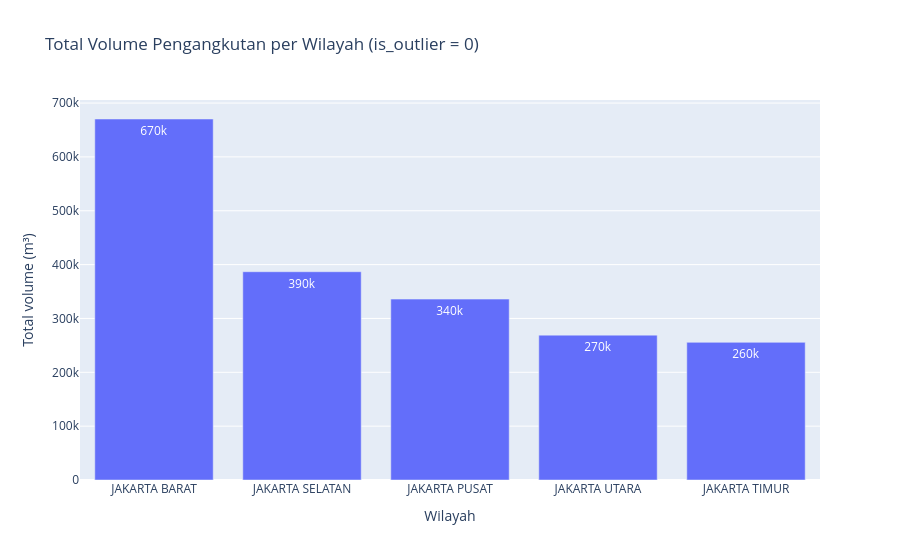
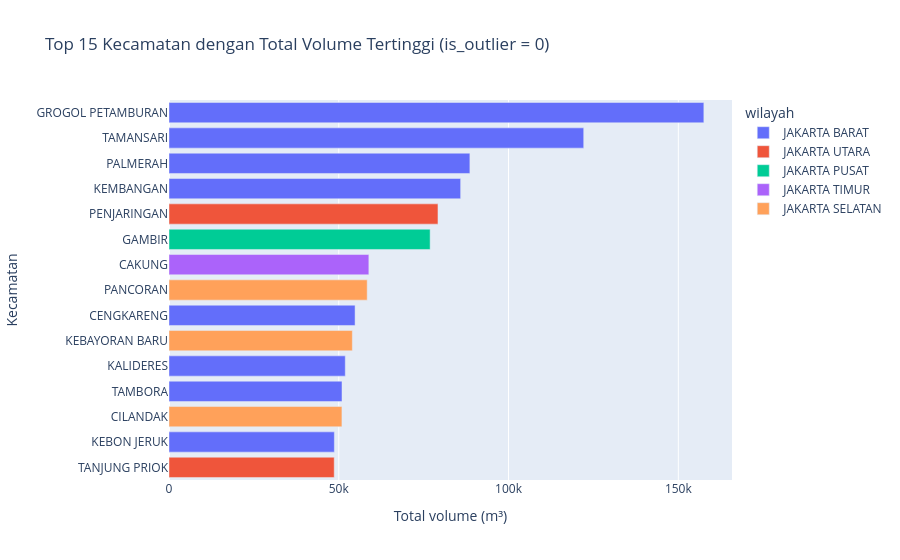
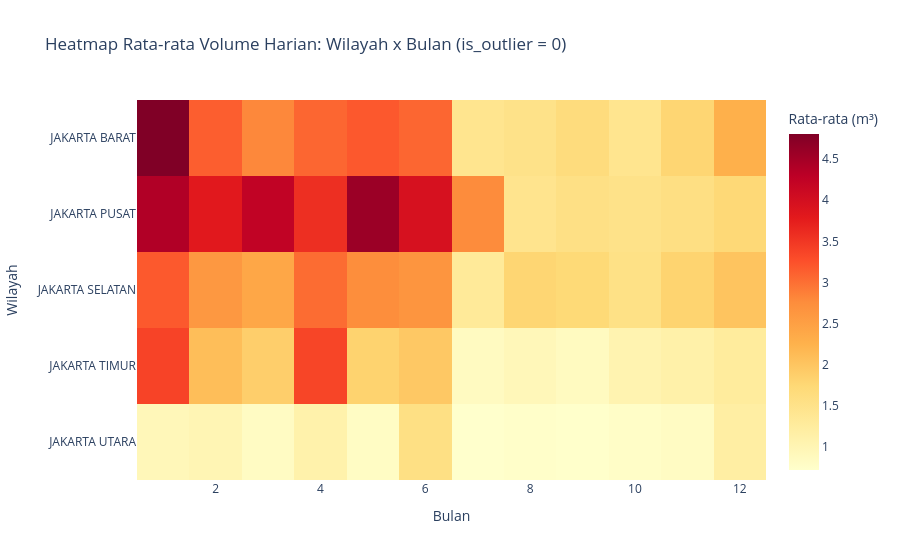
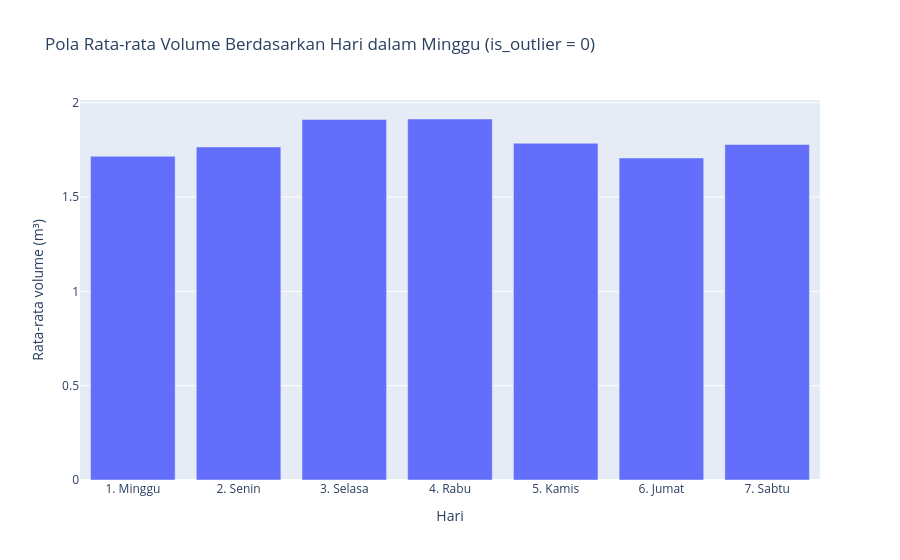

Notebook code cell kept with these figures, in order:
### Markdown cell above
## 2. Pola Wilayah, Kecamatan, Heatmap Bulan x Wilayah, & Hari dalam Minggu

### Code cell
agg_wilayah = (
    df_normal.groupBy("wilayah")
    .agg(
        F.sum("volume_sampah_perhari").alias("total_volume"),
        F.mean("volume_sampah_perhari").alias("rata_volume"),
        F.countDistinct("titik_lokasi").alias("jumlah_titik"),
    )
    .orderBy(F.desc("total_volume"))
    .toPandas()
)
display(agg_wilayah)

fig_wilayah = px.bar(
    agg_wilayah,
    x="wilayah",
    y="total_volume",
    text_auto=".2s",
    title="Total Volume Pengangkutan per Wilayah (is_outlier = 0)",
    labels={"wilayah": "Wilayah", "total_volume": "Total volume (m³)"},
)
simpan_figure(fig_wilayah, "step5_volume_per_wilayah")

agg_kecamatan = (
    df_normal.groupBy("wilayah", "kecamatan")
    .agg(
        F.sum("volume_sampah_perhari").alias("total_volume"),
        F.mean("volume_sampah_perhari").alias("rata_volume"),
    )
    .orderBy(F.desc("total_volume"))
    .limit(15)
    .toPandas()
)
fig_kec = px.bar(
    agg_kecamatan,
    x="total_volume",
    y="kecamatan",
    color="wilayah",
    orientation="h",
    title="Top 15 Kecamatan dengan Total Volume Tertinggi (is_outlier = 0)",
    labels={"total_volume": "Total volume (m³)", "kecamatan": "Kecamatan"},
)
fig_kec.update_layout(yaxis={"categoryorder": "total ascending"})
simpan_figure(fig_kec, "step5_top15_kecamatan")

heatmap_df = (
    df_normal.groupBy("wilayah", "bulan")
    .agg(F.mean("volume_sampah_perhari").alias("rata_volume"))
    .toPandas()
    .pivot(index="wilayah", columns="bulan", values="rata_volume")
    .fillna(0.0)
)
fig_heatmap = px.imshow(
    heatmap_df,
    aspect="auto",
    color_continuous_scale="YlOrRd",
    title="Heatmap Rata-rata Volume Harian: Wilayah x Bulan (is_outlier = 0)",
    labels={"x": "Bulan", "y": "Wilayah", "color": "Rata-rata (m³)"},
)
simpan_figure(fig_heatmap, "step5_heatmap_bulan_wilayah")

# Pola hari dalam minggu (Spark dayofweek: 1=Minggu .. 7=Sabtu)
nama_hari = {
    1: "1. Minggu",
    2: "2. Senin",
    3: "3. Selasa",
    4: "4. Rabu",
    5: "5. Kamis",
    6: "6. Jumat",
    7: "7. Sabtu",
}
pola_hari = (
    df_normal.groupBy("hari_dalam_minggu")
    .agg(
        F.mean("volume_sampah_perhari").alias("rata_volume"),
        F.sum("volume_sampah_perhari").alias("total_volume"),
        F.count("*").alias("n"),
    )
    .orderBy("hari_dalam_minggu")
    .toPandas()
)
pola_hari["hari"] = pola_hari["hari_dalam_minggu"].map(nama_hari)
display(pola_hari)

fig_hari = px.bar(
    pola_hari,
    x="hari",
    y="rata_volume",
    title="Pola Rata-rata Volume Berdasarkan Hari dalam Minggu (is_outlier = 0)",
    labels={"hari": "Hari", "rata_volume": "Rata-rata volume (m³)"},
)
simpan_figure(fig_hari, "step5_pola_hari_minggu")

# Perbandingan musim hujan (Okt-Apr) vs kemarau (Mei-Sep)
pola_musim = (
    df_normal.groupBy("is_musim_hujan")
    .agg(
        F.count("*").alias("n"),
        F.mean("volume_sampah_perhari").alias("rata_volume"),
        F.sum("volume_sampah_perhari").alias("total_volume"),
    )
    .toPandas()
)
pola_musim["musim"] = pola_musim["is_musim_hujan"].map(
    {1: "Musim Hujan (Okt-Apr)", 0: "Musim Kemarau (Mei-Sep)"}
)
display(pola_musim)

### Figure 1 — Plotly figure (JSON) as saved in the notebook; plotly's stock layout.template omitted (floating-point values rounded to 4 significant figures)
{"data": [{"alignmentgroup": "True", "hovertemplate": "Wilayah=%{x}<br>Total volume (m³)=%{y}<extra></extra>", "legendgroup": "", "marker": {"color": "#636efa", "pattern": {"shape": ""}}, "name": "", "offsetgroup": "", "orientation": "v", "showlegend": false, "textposition": "auto", "texttemplate": "%{y:.2s}", "type": "bar", "x": ["JAKARTA BARAT", "JAKARTA SELATAN", "JAKARTA PUSAT", "JAKARTA UTARA", "JAKARTA TIMUR"], "xaxis": "x", "y": [670400.0, 386800.0, 335900.0, 269000.0, 255600.0], "yaxis": "y"}], "layout": {"barmode": "relative", "legend": {"tracegroupgap": 0}, "title": {"text": "Total Volume Pengangkutan per Wilayah (is_outlier = 0)"}, "xaxis": {"anchor": "y", "domain": [0.0, 1.0], "title": {"text": "Wilayah"}}, "yaxis": {"anchor": "x", "domain": [0.0, 1.0], "title": {"text": "Total volume (m³)"}}}}

### Figure 2 — Plotly figure (JSON) as saved in the notebook; plotly's stock layout.template omitted (floating-point values rounded to 4 significant figures)
{"data": [{"alignmentgroup": "True", "hovertemplate": "wilayah=JAKARTA BARAT<br>Total volume (m³)=%{x}<br>Kecamatan=%{y}<extra></extra>", "legendgroup": "JAKARTA BARAT", "marker": {"color": "#636efa", "pattern": {"shape": ""}}, "name": "JAKARTA BARAT", "offsetgroup": "JAKARTA BARAT", "orientation": "h", "showlegend": true, "textposition": "auto", "type": "bar", "x": [157500.0, 122100.0, 88610.0, 85890.0, 54800.0, 51920.0, 50950.0, 48700.0], "xaxis": "x", "y": ["GROGOL PETAMBURAN", "TAMANSARI", "PALMERAH", "KEMBANGAN", "CENGKARENG", "KALIDERES", "TAMBORA", "KEBON JERUK"], "yaxis": "y"}, {"alignmentgroup": "True", "hovertemplate": "wilayah=JAKARTA UTARA<br>Total volume (m³)=%{x}<br>Kecamatan=%{y}<extra></extra>", "legendgroup": "JAKARTA UTARA", "marker": {"color": "#EF553B", "pattern": {"shape": ""}}, "name": "JAKARTA UTARA", "offsetgroup": "JAKARTA UTARA", "orientation": "h", "showlegend": true, "textposition": "auto", "type": "bar", "x": [79220.0, 48660.0], "xaxis": "x", "y": ["PENJARINGAN", "TANJUNG PRIOK"], "yaxis": "y"}, {"alignmentgroup": "True", "hovertemplate": "wilayah=JAKARTA PUSAT<br>Total volume (m³)=%{x}<br>Kecamatan=%{y}<extra></extra>", "legendgroup": "JAKARTA PUSAT", "marker": {"color": "#00cc96", "pattern": {"shape": ""}}, "name": "JAKARTA PUSAT", "offsetgroup": "JAKARTA PUSAT", "orientation": "h", "showlegend": true, "textposition": "auto", "type": "bar", "x": [76910.0], "xaxis": "x", "y": ["GAMBIR"], "yaxis": "y"}, {"alignmentgroup": "True", "hovertemplate": "wilayah=JAKARTA TIMUR<br>Total volume (m³)=%{x}<br>Kecamatan=%{y}<extra></extra>", "legendgroup": "JAKARTA TIMUR", "marker": {"color": "#ab63fa", "pattern": {"shape": ""}}, "name": "JAKARTA TIMUR", "offsetgroup": "JAKARTA TIMUR", "orientation": "h", "showlegend": true, "textposition": "auto", "type": "bar", "x": [58860.0], "xaxis": "x", "y": ["CAKUNG"], "yaxis": "y"}, {"alignmentgroup": "True", "hovertemplate": "wilayah=JAKARTA SELATAN<br>Total volume (m³)=%{x}<br>Kecamatan=%{y}<extra></extra>", "legendgroup": "JAKARTA SELATAN", "marker": {"color": "#FFA15A", "pattern": {"shape": ""}}, "name": "JAKARTA SELATAN", "offsetgroup": "JAKARTA SELATAN", "orientation": "h", "showlegend": true, "textposition": "auto", "type": "bar", "x": [58370.0, 54000.0, 50930.0], "xaxis": "x", "y": ["PANCORAN", "KEBAYORAN BARU", "CILANDAK"], "yaxis": "y"}], "layout": {"barmode": "relative", "legend": {"title": {"text": "wilayah"}, "tracegroupgap": 0}, "title": {"text": "Top 15 Kecamatan dengan Total Volume Tertinggi (is_outlier = 0)"}, "xaxis": {"anchor": "y", "domain": [0.0, 1.0], "title": {"text": "Total volume (m³)"}}, "yaxis": {"anchor": "x", "categoryorder": "total ascending", "domain": [0.0, 1.0], "title": {"text": "Kecamatan"}}}}

### Figure 3 — Plotly figure (JSON) as saved in the notebook; plotly's stock layout.template omitted (floating-point values rounded to 4 significant figures)
{"data": [{"coloraxis": "coloraxis", "hovertemplate": "Bulan: %{x}<br>Wilayah: %{y}<br>Rata-rata (m³): %{z}<extra></extra>", "name": "0", "type": "heatmap", "x": [1, 2, 3, 4, 5, 6, 7, 8, 9, 10, 11, 12], "xaxis": "x", "y": ["JAKARTA BARAT", "JAKARTA PUSAT", "JAKARTA SELATAN", "JAKARTA TIMUR", "JAKARTA UTARA"], "yaxis": "y", "z": [[4.807, 3.142, 2.799, 3.08, 3.191, 3.077, 1.43, 1.503, 1.653, 1.439, 1.775, 2.274], [4.393, 3.816, 4.242, 3.582, 4.578, 3.959, 2.766, 1.448, 1.555, 1.514, 1.577, 1.728], [3.184, 2.613, 2.401, 3.033, 2.754, 2.654, 1.309, 1.78, 1.725, 1.547, 1.81, 2.017], [3.377, 2.094, 1.879, 3.366, 1.82, 1.96, 0.8461, 0.9414, 0.8577, 1.048, 1.121, 1.26], [0.9408, 0.9961, 0.8242, 1.099, 0.8085, 1.564, 0.717, 0.7493, 0.7244, 0.7726, 0.8194, 1.194]]}], "layout": {"coloraxis": {"colorbar": {"title": {"text": "Rata-rata (m³)"}}, "colorscale": [[0.0, "rgb(255,255,204)"], [0.125, "rgb(255,237,160)"], [0.25, "rgb(254,217,118)"], [0.375, "rgb(254,178,76)"], [0.5, "rgb(253,141,60)"], [0.625, "rgb(252,78,42)"], [0.75, "rgb(227,26,28)"], [0.875, "rgb(189,0,38)"], [1.0, "rgb(128,0,38)"]]}, "title": {"text": "Heatmap Rata-rata Volume Harian: Wilayah x Bulan (is_outlier = 0)"}, "xaxis": {"anchor": "y", "domain": [0.0, 1.0], "title": {"text": "Bulan"}}, "yaxis": {"anchor": "x", "autorange": "reversed", "domain": [0.0, 1.0], "title": {"text": "Wilayah"}}}}

### Figure 4 — Plotly figure (JSON) as saved in the notebook; plotly's stock layout.template omitted (floating-point values rounded to 4 significant figures)
{"data": [{"alignmentgroup": "True", "hovertemplate": "Hari=%{x}<br>Rata-rata volume (m³)=%{y}<extra></extra>", "legendgroup": "", "marker": {"color": "#636efa", "pattern": {"shape": ""}}, "name": "", "offsetgroup": "", "orientation": "v", "showlegend": false, "textposition": "auto", "type": "bar", "x": ["1. Minggu", "2. Senin", "3. Selasa", "4. Rabu", "5. Kamis", "6. Jumat", "7. Sabtu"], "xaxis": "x", "y": [1.716, 1.765, 1.911, 1.914, 1.785, 1.707, 1.778], "yaxis": "y"}], "layout": {"barmode": "relative", "legend": {"tracegroupgap": 0}, "title": {"text": "Pola Rata-rata Volume Berdasarkan Hari dalam Minggu (is_outlier = 0)"}, "xaxis": {"anchor": "y", "domain": [0.0, 1.0], "title": {"text": "Hari"}}, "yaxis": {"anchor": "x", "domain": [0.0, 1.0], "title": {"text": "Rata-rata volume (m³)"}}}}
